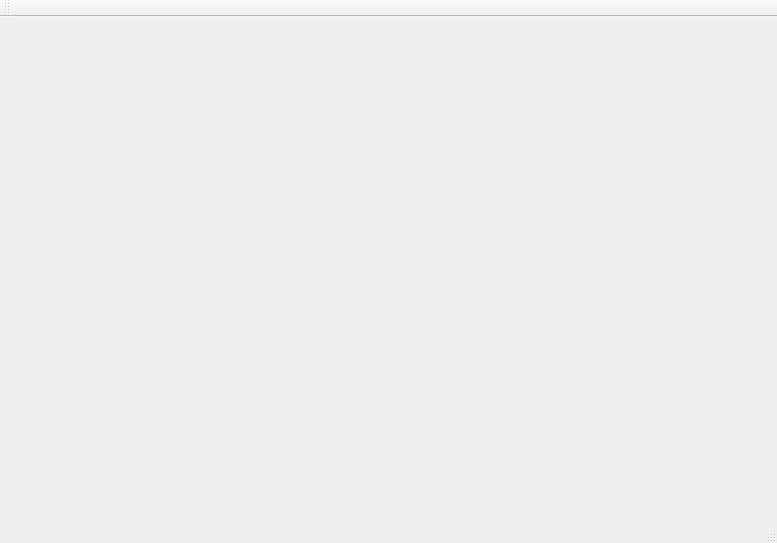
<?xml version="1.0" encoding="UTF-8"?>
<ui version="4.0">
 <class>MainWindow</class>
 <widget class="QMainWindow" name="MainWindow">
  <property name="geometry">
   <rect>
    <x>0</x>
    <y>0</y>
    <width>777</width>
    <height>543</height>
   </rect>
  </property>
  <property name="windowTitle">
   <string>MainWindow</string>
  </property>
  <widget class="QWidget" name="centralWidget"/>
  <widget class="QMenuBar" name="menuBar">
   <property name="geometry">
    <rect>
     <x>0</x>
     <y>0</y>
     <width>777</width>
     <height>26</height>
    </rect>
   </property>
  </widget>
  <widget class="QToolBar" name="mainToolBar">
   <attribute name="toolBarArea">
    <enum>TopToolBarArea</enum>
   </attribute>
   <attribute name="toolBarBreak">
    <bool>false</bool>
   </attribute>
  </widget>
  <widget class="QStatusBar" name="statusBar"/>
 </widget>
 <layoutdefault spacing="6" margin="11"/>
 <resources/>
 <connections/>
</ui>
